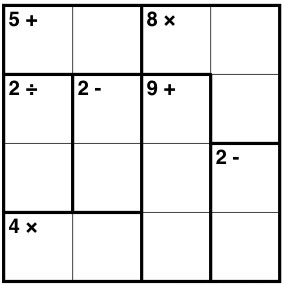
#> input picture kojak/kenken_solver/sample4x4_3.jpg, 284 x 285 px
$ jupyter execute 01_basic_image_tests.ipynb   (shell and % lines are left out)   (older library calls are emulated)
#> lines starting #> are read from the running program, lines starting #| are printed output that depends on the picture; after the words box and inside, x2 and y2 are one past the last pixel; in counts of white or black regions, pixels touching at a corner belong together
# What is this?

This is the first file I used to analyze my data. It includes two major parts:

* Preprocessing of images to remove thinner lines and make the groupings of connected boxes more defined.

* Determining the connected boxes using computer vision. These groups will later be used in the KenKen solving algorithm.

[cell 1]
from collections import defaultdict
from copy import deepcopy

import numpy as np
import matplotlib as mpl
import matplotlib.pyplot as plt

from scipy import ndimage as ndi
from scipy.misc import imsave

from skimage import feature
from skimage.color import rgb2gray
from skimage.transform import resize
from skimage.morphology import erosion, dilation, rectangle, square
from skimage.measure import find_contours

## Cleaning the image

First, lets take a look at a sample image

[cell 2]
sample4x4_orig = ndi.imread('sample4x4_3.jpg', mode='L')
#> sample4x4_orig: shape (285, 284); min 0, max 255, mean 229.4
sample4x4 = resize(sample4x4_orig, (200,200))
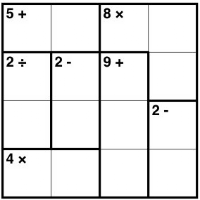
#> sample4x4: shape (200, 200) float64; min 1.06e-06, max 1, mean 0.9
plt.imshow(sample4x4, cmap=mpl.cm.Greys_r)

First find the corners and crop the image to these corners, then resize

binarize image

[cell 3]
def binarize(matrix, threshold=0.3):
#> called with threshold = 0.3
    temp = deepcopy(matrix)
    for m in range(len(temp)):
        for n in range(len(temp[m])):
            if temp[m][n] < threshold:
                temp[m][n] = 0.0
            else:
                temp[m][n] = 1.0
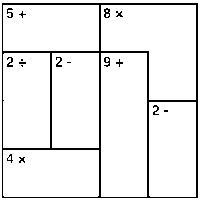
#> temp: shape (200, 200) float64; values 0 (black) and 1 (white), 92.6% white; black in thin lines or dots

    return temp

[cell 4]
binar = deepcopy(sample4x4)

binar = binarize(binar)
plt.imshow(binar, cmap=mpl.cm.Greys_r)

[cell 5]
binar[:6,:6]
#> Out = [[1, 1, 1, 1, 1, 1], [1, 1, 1, 1, 1, 1], [1, 1, 1, 1, 1, 1], [1, 1, 0, 0, 0, 0], [1, 1, 0, 0, 0, 0], [1, 1, 0, 1, 1, 1]]

[cell 6]
binar[193:,193:]

[cell 7]
# up left
cond = False
for m in range(7):
    for n in range(7):
        if binar[m][n] == 0:
            up_left = [m,n]
            cond = True
            break
    if cond==True:
        break

# low right
cond = False
for m in range(199,192,-1):
    for n in range(199,192,-1):
        #print(m,n, binar[m][n])
        if binar[m][n] == 0:
            low_right = [m,n]
            cond = True
            break
    if cond==True:
        break

Bounds below are the black border

[cell 8]
binar[3:198,2:198]

Crop sample(unbinarized) > resize to 200x200 > binarize

[cell 9]
sample4x4_crop = resize(sample4x4[up_left[0]:low_right[0]+1,up_left[1]:low_right[1]+1], (200,200))
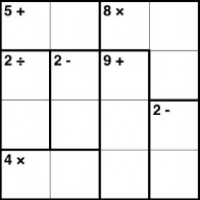
#> sample4x4_crop: shape (200, 200) float64; min 0.000164, max 1, mean 0.903
binar = binarize(sample4x4_crop)
#> after the loop in binarize (call 2), `for m in range(len(temp)):`: temp: shape (200, 200) float64; values 0 (black) and 1 (white), 92.7% white; black in thin lines or dots
plt.imshow(binar, cmap=mpl.cm.Greys_r)

Next do some [Morphological filtering](http://scikit-image.org/docs/dev/auto_examples/applications/plot_morphology.html)

[cell 10]
selem = rectangle(2,2)
dil = dilation(binar, selem)
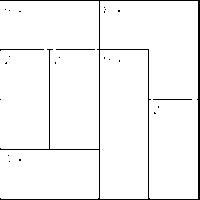
#> dil: shape (200, 200) float64; values 0 (black) and 1 (white), 96.1% white; black in thin lines or dots
#dil = erosion(dil)
plt.imshow(dil, cmap=mpl.cm.Greys_r)

[cell 11]
dil[25,140:160]
#> Out = 20 values from 1 to 1

There maybe some greying so binarize again:

[cell 12]
dil = binarize(dil)
plt.imshow(dil, cmap=mpl.cm.Greys_r)

Looks good but we need two things:

1. Clear the corners to get a clean image to find clusters
2. Add the corner numbers back to get the final image to machine learn on

[cell 13]
cluster_image = deepcopy(dil)

for i in range(4):
    for j in range(4):
        cluster_image[i*50+5:i*50+40,j*50+3:j*50+38] = np.zeros((35,35))+1
#> cluster_image: shape (200, 200) float64; values 0 (black) and 1 (white), 96.2% white; black in thin lines or dots

plt.imshow(cluster_image, cmap=mpl.cm.Greys_r)

[cell 14]
plt.imshow(sample4x4_crop[3:29,3:39], cmap=mpl.cm.Greys_r)

I will add the above corner back into the image and repeat for all corners. I don't like using the adding the original unbinarized numbers, but it is difficult to consistently binarize them

[cell 15]
final = deepcopy(dil)

for i in range(4):
    for j in range(4):
        final[i*50+3:i*50+25,j*50+3:j*50+40] = sample4x4_crop[i*50+3:i*50+25,j*50+3:j*50+40]
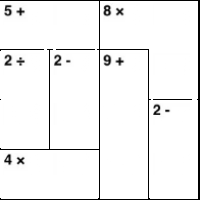
#> final: shape (200, 200) float64; 8.99% of pixels changed, all inside (x1, y1, x2, y2) = (3, 3, 190, 175)

plt.imshow(final, cmap=mpl.cm.Greys_r)

[cell 16]
#exporting a copy of this image for testing on the model
imsave('sample4x4_clean_for_testing.jpg', final)

[cell 17]
plt.imshow(binarize(final, 0.3), cmap=mpl.cm.Greys_r)
#> call 4 of binarize, with threshold = 0.3
#> after the loop in binarize (call 4), `for m in range(len(temp)):`:
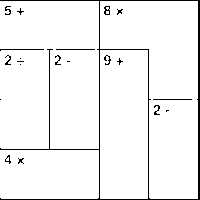
#> temp: shape (200, 200) float64; values 0 (black) and 1 (white), 95.5% white; black in thin lines or dots

Major issues I forsee with the  the data:
- division symbols will be broken apart if I binarize them
- minus symbols will be black boxs after rescaling the contour

[cell 18]
cnt = find_contours(sample4x4_crop[3:29,3:39], .85)
#> cnt = 3 point arrays, longest 45 points
# ignore islands
cnt = [i for i in cnt if len(i) > 15]
#> cnt = 2 point arrays, longest 45 points

fig, ax = plt.subplots()
ax.imshow(sample4x4_crop[3:29,3:39], interpolation='nearest', cmap=plt.cm.gray)

for n, contour in enumerate(cnt):
    ax.plot(contour[:, 1], contour[:, 0], linewidth=2)
#> this loop made 2 passes

ax.axis('image')
ax.set_xticks([])
ax.set_yticks([])
plt.show()
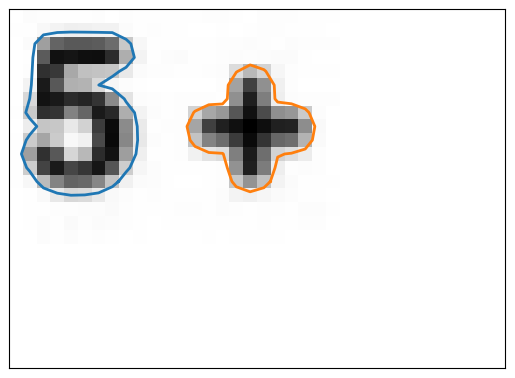
#> figure drawn by matplotlib, 1 panel

[cell 19]
cnt = find_contours(sample4x4_crop[153:179,3:39], .85)
#> cnt = 3 point arrays, longest 47 points
# ignore islands
cnt = [i for i in cnt if len(i) > 15]
#> cnt = 2 point arrays, longest 47 points

fig, ax = plt.subplots()
ax.imshow(sample4x4_crop[153:179,3:39], interpolation='nearest', cmap=plt.cm.gray)

for n, contour in enumerate(cnt):
    ax.plot(contour[:, 1], contour[:, 0], linewidth=2)

ax.axis('image')
ax.set_xticks([])
ax.set_yticks([])
plt.show()
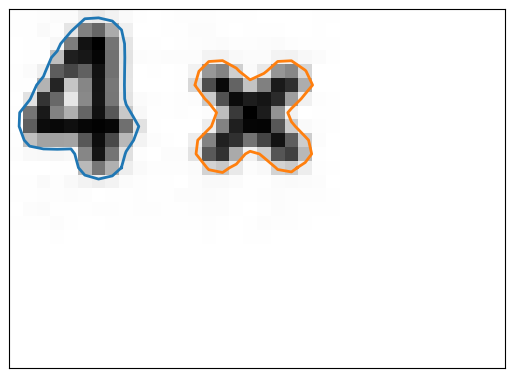
#> figure drawn by matplotlib, 1 panel

[cell 20]
cnt = find_contours(sample4x4_crop[53:79,53:89], .85)
#> cnt = 2 point arrays, longest 59 points
# ignore islands
cnt = [i for i in cnt if len(i) > 10]

fig, ax = plt.subplots()
ax.imshow(sample4x4_crop[53:79,53:89], interpolation='nearest', cmap=plt.cm.gray)

for n, contour in enumerate(cnt):
    ax.plot(contour[:, 1], contour[:, 0], linewidth=2)

ax.axis('image')
ax.set_xticks([])
ax.set_yticks([])
plt.show()

[cell 21]
cnt = find_contours(binarize(sample4x4_crop[53:79,3:39]), .9)
#> the loop in binarize (call 5), `for m in range(len(temp)):` made 26 passes
#> after the loop in binarize (call 5), `for m in range(len(temp)):`:
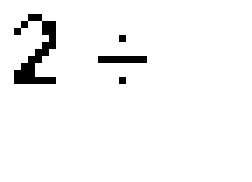
#> temp: shape (26, 36) float64 (shown 7 times larger); values 0 (black) and 1 (white), 96.3% white; black in thin lines or dots, all inside (x1, y1, x2, y2) = (2, 2, 21, 12)
#> cnt = 4 point arrays, longest 53 points
# ignore islands
#cnt = [i for i in cnt if len(i) > 10]

fig, ax = plt.subplots()
ax.imshow(binarize(sample4x4_crop[53:79,3:39]), interpolation='nearest', cmap=plt.cm.gray)

for n, contour in enumerate(cnt):
    ax.plot(contour[:, 1], contour[:, 0], linewidth=2)
#> this loop made 4 passes

ax.axis('image')
ax.set_xticks([])
ax.set_yticks([])
plt.show()
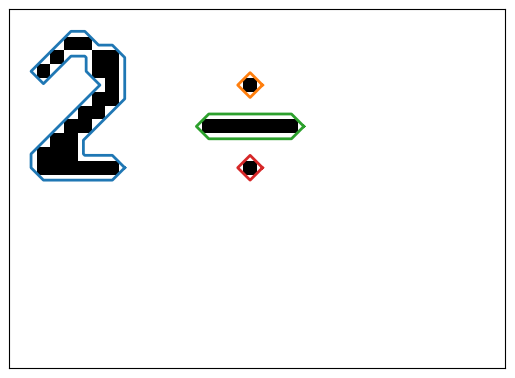
#> figure drawn by matplotlib, 1 panel

Awesome, Now I need to label the clusters

# Clustering the boxes

Get a clean spot in each box to travel through the middle between boxes.

[cell 22]
centroids = [[[25+50*i,25+50*j] for j in range(0,4)] for i in range(0,4)]
centroids

[cell 23]
#this is for linking the above image locations to locations in the eventual cluster indices
cluster_loc_dict = defaultdict(list)

for m in range(len(centroids)):
    for n in range(len(centroids[m])):
        cluster_loc_dict[tuple(centroids[m][n])] = (m,n)
#> after the loop, cluster_loc_dict = 16 items

[cell 24]
cluster_loc_dict

Label dict will be used for storing the labels of each cluster. For example

{

 [0,0] : 1,

 [0,1] : 1,

 [0,2] : 2,

.

.

.

}

[cell 25]
label_dict = {tuple(v):0 for _,v in cluster_loc_dict.items()}
#> label_dict = 16 items

[cell 26]
label_dict

Get all neighboring pairs even duplicates

[cell 27]
neighbor_pairs = []

for m in range(len(centroids)):
    for n in range(len(centroids[m])):
        #skip right edge
        if n < (len(centroids[m])-1):
            neighbor_pairs.append([centroids[m][n], centroids[m][n+1]])
        #skip bottom edge
        if m < (len(centroids)-1):
            neighbor_pairs.append([centroids[m][n], centroids[m+1][n]])
        #skip top edge
        if m > 0:
            neighbor_pairs.append([centroids[m][n], centroids[m-1][n]])
        #skip left edge
        if n > 0:
            neighbor_pairs.append([centroids[m][n], centroids[m][n-1]])
#> after the loop, neighbor_pairs = 48 items

print(neighbor_pairs)
#> (printed output is left out)

[cell 28]
neighbor_pairs[0]
#> Out = [[25, 25], [25, 75]]

[cell 29]
neighbors_dict = defaultdict(list)

for link in neighbor_pairs:
    neighbors_dict[tuple(link[0])].append(link[1])
#> this loop made 48 passes
#> link on passes 1 to 12: [[25, 25], [25, 75]], [[25, 25], [75, 25]], [[25, 75], [25, 125]], [[25, 75], [75, 75]], [[25, 75], [25, 25]], [[25, 125], [25, 175]], [[25, 125], [75, 125]], [[25, 125], [25, 75]], [[25, 175], [75, 175]], [[25, 175], [25, 125]], [[75, 25], [75, 75]], [[75, 25], [125, 25]]

This will allow me to cycle through the neighbors of each box

[cell 30]
neighbors_dict

How this will work:
    * Start in the top left corner. Label it.
    * try walking right. If blocked, try another direction. If not, move to that box, label it the same.

[cell 31]
class cluster_grouper(object):

    def __init__ (self, image):
        self.image_arr = image
        # unique_label is the current # of unique labels used
        self.unique_label = 1

        # labeled_boxes keeps track of the boxes that have already been labeled
        self.labeled_boxes = []

        # create label_dict to store each boxes location
        self.label_dict = {tuple(v):0 for _,v in cluster_loc_dict.items()}
#> self.label_dict = 16 items


    def check_neighbors(self, box_to_check, path=[]):
    #if neighbor is unlabeled and connected,
    #step to that one,
    #append current cell to path,
    #call check neighbors
        #check neighbors to see if any paths are blocked append T/F to if path blocked
        if box_to_check not in path:
            path.append(box_to_check)

        for neighbor in neighbors_dict[box_to_check]:
            # print(neighbor)
            # skip a neighbor that you've come from
            if tuple(neighbor) not in path:
                top = box_to_check[0]
                bottom = neighbor[0]
                left = box_to_check[1]
                right = neighbor[1]

                # need to check if top/bottom or left/right are same value, need to add 1
                if top == bottom:
                    bottom +=1
                if left == right:
                    right +=1

                # also swap top/bottom or left/right if matching upwards or leftwards
                if right < left:
                    left,right = right,left
                if top > bottom:
                    top,bottom = bottom,top

                # if there is a black pixel in path, skip
                if 0 in self.image_arr[top:bottom,left:right].flatten():
                    continue
                # else check the neighbor and extend path of result recursively
                else:
                    path.extend(self.check_neighbors(tuple(neighbor), path))
                    path = list(set(path))

        return path

    def execute(self):
        for box in sorted(neighbors_dict.keys(), key=lambda x: x):
            #only clusters that haven't been labeled should appear not labeled,
            #once an unlabeled cluster is found, all boxes in that cluster should be labeled
            print('choosing ',box)
            print('currently labeled ',self.labeled_boxes)
            if box not in self.labeled_boxes:
                #print(box)
                connected_path = self.check_neighbors(box, path=[])
                #get only unique boxes
                print('path found : ', connected_path)
                connected_path = set(connected_path)
                #assign each box in the path a label
                for connected_box in connected_path:
                    self.label_dict[cluster_loc_dict[connected_box]] = self.unique_label
                    self.labeled_boxes.append(tuple(connected_box))
                #increment the label
                print('assigning label : ',self.unique_label, '\n')
                self.unique_label += 1
            else:
                print('its already in the set')

            self.labeled_boxes = list(set(self.labeled_boxes))
        return self.label_dict

[cell 32]
new_dict = cluster_grouper(cluster_image).execute()
#> new_dict = 16 items

[cell 33]
new_dict

[cell 34]
cluster = np.zeros((4,4))

[cell 35]
for k,v in new_dict.items():
    cluster[k[0],k[1]] = v
#> this loop made 16 passes
#> (k, v) on passes 1 to 12: ((0, 0), 1), ((0, 1), 1), ((0, 2), 2), ((0, 3), 2), ((1, 0), 3), ((1, 1), 4), ((1, 2), 5), ((1, 3), 2), ((2, 0), 3), ((2, 1), 4), ((2, 2), 5), ((2, 3), 6)
#> after the loop, cluster = [[1, 1, 2, 2], [3, 4, 5, 2], [3, 4, 5, 6], [7, 7, 5, 6]]

[cell 36]
cluster
#> Out has the same summary as cluster

$ run again, with kojak/kenken_solver/sample4x4_clean_for_testing.jpg copied over kojak/kenken_solver/sample4x4_3.jpg
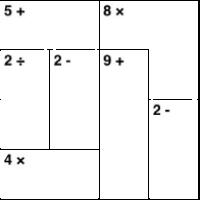
#> input picture kojak/kenken_solver/sample4x4_clean_for_testing.jpg, 200 x 200 px
#> sample4x4_orig is the input picture: shape (200, 200); min 0, max 255, mean 242
#> `binar[:6,:6]`: Out = [[0, 0, 0, 0, 0, 0], [1, 1, 1, 1, 1, 1], [1, 1, 1, 1, 1, 1], [1, 1, 1, 1, 1, 1], [1, 1, 1, 1, 1, 1], [1, 1, 1, 1, 1, 1]]
#> dil: shape (200, 200) float64; values 0 (black) and 1 (white), 98.4% white; 20 black regions (19 under 20 px), largest, box (x1, y1, x2, y2) and area: (0, 0, 200, 200) 600
#> `dil[25,140:160]`: Out = 20 values from 1 to 1
#> after the loop in binarize (call 4), `for m in range(len(temp)):`:
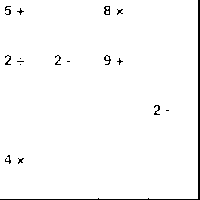
#> temp: shape (200, 200) float64; values 0 (black) and 1 (white), 97.8% white; 17 black regions (9 under 20 px), largest, box (x1, y1, x2, y2) and area: (0, 0, 200, 200) 600, (104, 6, 110, 15) 34, (104, 55, 111, 65) 29
#> `cnt = find_contours(sample4x4_crop[3:29,3:39], .85)`: cnt = 3 point arrays, longest 47 points
#> `cnt = [i for i in cnt if len(i) > 15]`: cnt = 2 point arrays, longest 47 points
#> the loop `for n, contour in enumerate(cnt):` made 2 passes
#> `cnt = find_contours(sample4x4_crop[153:179,3:39], .85)`: cnt = 3 point arrays, longest 45 points
#> `cnt = [i for i in cnt if len(i) > 15]`: cnt = 2 point arrays, longest 45 points
#> `cnt = find_contours(sample4x4_crop[53:79,53:89], .85)`: cnt = 2 point arrays, longest 57 points
#> `cnt = find_contours(binarize(sample4x4_crop[53:79,3:39]), .9)`: cnt = 4 point arrays, longest 53 points
#> the loop `for n, contour in enumerate(cnt):` made 4 passes
#> `plt.show()`:
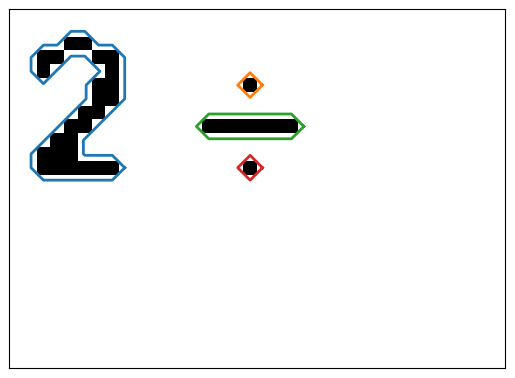
#> figure drawn by matplotlib, 1 panel
#> after the loop `for m in range(len(centroids)):`: cluster_loc_dict = 16 items
#> after the loop `for m in range(len(centroids)):`: neighbor_pairs = 48 items
#> (printed output is left out)
#> `neighbor_pairs[0]`: Out = [[25, 25], [25, 75]]
#> the loop `for link in neighbor_pairs:` made 48 passes
#> link on passes 1 to 8: [[25, 25], [25, 75]], [[25, 25], [75, 25]], [[25, 75], [25, 125]], [[25, 75], [75, 75]], [[25, 75], [25, 25]], [[25, 125], [25, 175]], [[25, 125], [75, 125]], [[25, 125], [25, 75]]
#> self.label_dict = 16 items
#> the loop `for k,v in new_dict.items():` made 16 passes
#> k on passes 1 to 8: (0, 0), (0, 1), (0, 2), (0, 3), (1, 0), (1, 1), (1, 2), (1, 3)
#> after the loop `for k,v in new_dict.items():`: cluster = [[1, 1, 1, 1], [1, 1, 1, 1], [1, 1, 1, 1], [1, 1, 1, 1]]
#> `cluster`: Out has the same summary as cluster
